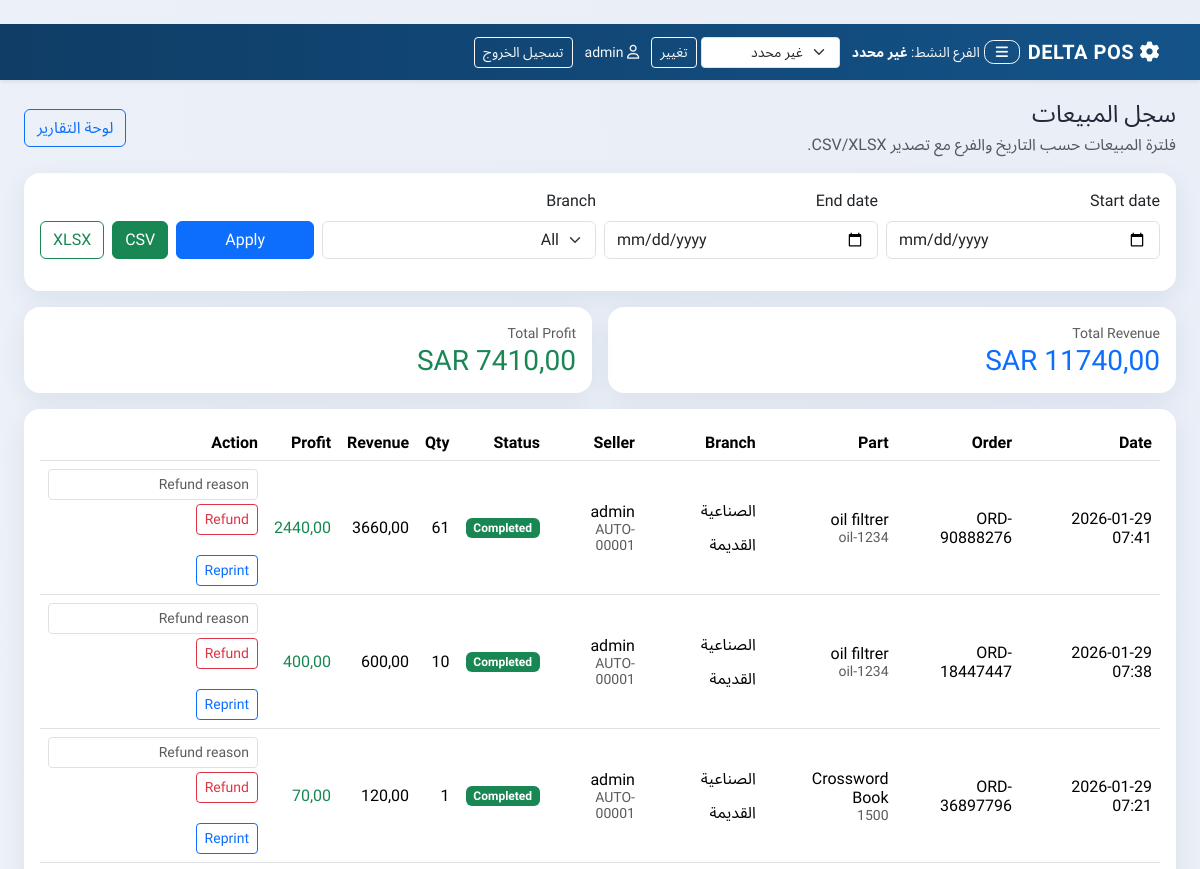
Page /inventory/history/ (signed in, upper part) on the earlier database version.
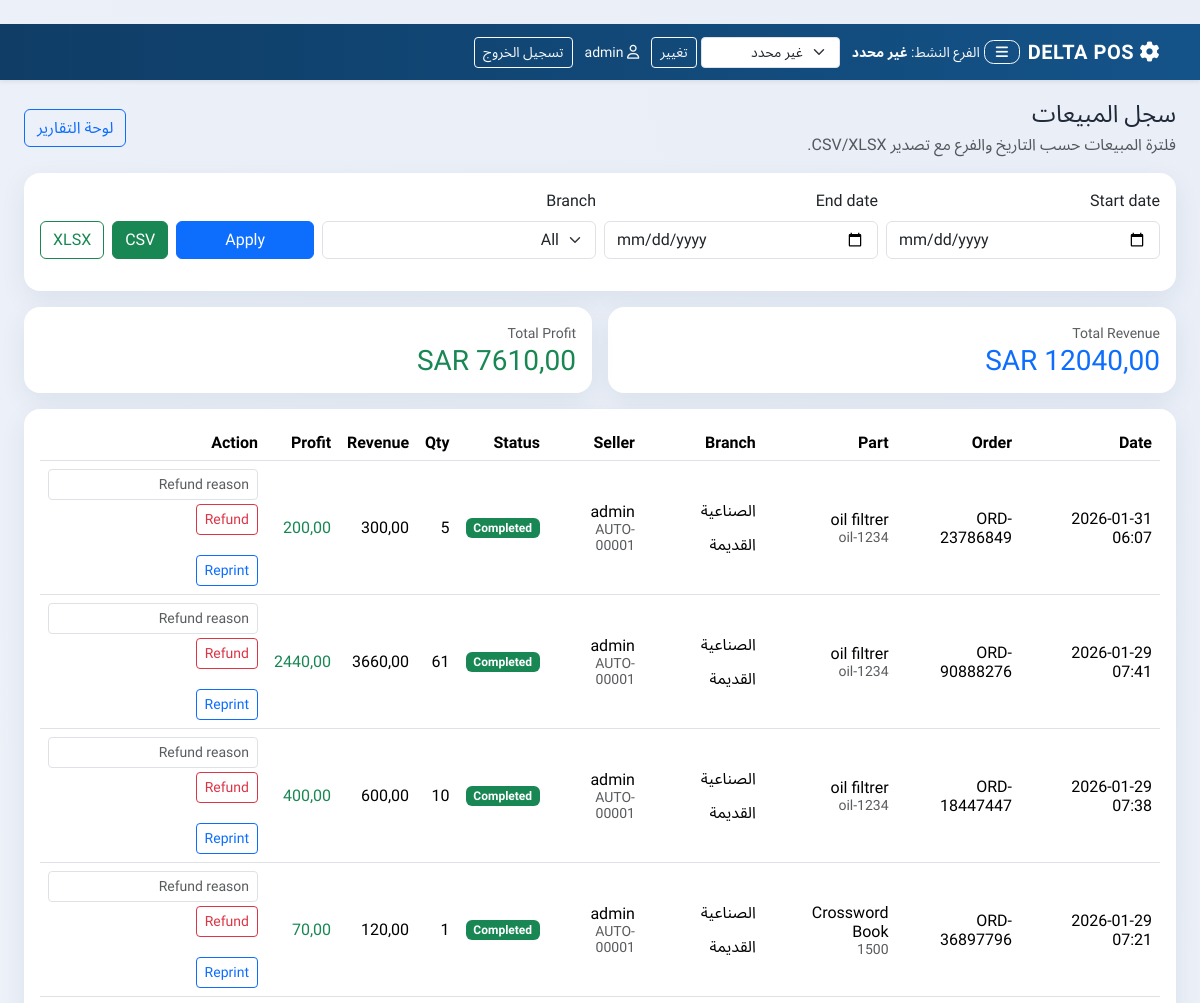
Same page on the later database version.
### inventory/models.py (models this page shows, shortened)
class Sale(models.Model):
    order = models.ForeignKey(Order, on_delete=models.CASCADE, null=True, related_name='items') # <--- LINKED
    part = models.ForeignKey(Part, on_delete=models.SET_NULL, null=True)
    branch = models.ForeignKey(Branch, on_delete=models.SET_NULL, null=True)
    seller = models.ForeignKey(User, on_delete=models.CASCADE)
    quantity = models.PositiveIntegerField(default=1)
    price_at_sale = models.DecimalField(
        max_digits=10,
        decimal_places=2,
        validators=[MinValueValidator(Decimal("0.00"))],
    )
    cost_at_sale = models.DecimalField(
        max_digits=10,
        decimal_places=2,
        default=0,
        validators=[MinValueValidator(Decimal("0.00"))],
    )
    date_sold = models.DateTimeField(default=timezone.now)
    is_refunded = models.BooleanField(default=False)
    class Meta:
        indexes = [
            models.Index(fields=["date_sold"]),
            models.Index(fields=["branch", "date_sold"]),
        ]
        constraints = [
            models.CheckConstraint(condition=Q(quantity__gt=0), name="sale_qty_gt_0"),
            models.CheckConstraint(condition=Q(price_at_sale__gte=0), name="sale_price_gte_0"),
            models.CheckConstraint(condition=Q(cost_at_sale__gte=0), name="sale_cost_gte_0"),
        ]
    @property
    def total_revenue(self):
        return self.price_at_sale * self.quantity
    @property
    def total_profit(self):
        if self.is_refunded:
            return Decimal("0.00")
        return (self.price_at_sale - self.cost_at_sale) * self.quantity

class Order(models.Model):
    order_id = models.CharField(max_length=20, unique=True, editable=False)
    created_at = models.DateTimeField(default=timezone.now)
    seller = models.ForeignKey(User, on_delete=models.CASCADE)
    branch = models.ForeignKey(Branch, on_delete=models.SET_NULL, null=True, blank=True, related_name="orders")
    customer = models.ForeignKey(Customer, on_delete=models.SET_NULL, null=True, blank=True)
    customer_email = models.EmailField(blank=True, null=True)
    subtotal = models.DecimalField(max_digits=12, decimal_places=2, default=0)
    vat_amount = models.DecimalField(max_digits=12, decimal_places=2, default=0)
    discount_amount = models.DecimalField(max_digits=12, decimal_places=2, default=0)
    grand_total = models.DecimalField(max_digits=12, decimal_places=2, default=0)
    class Meta:
        indexes = [
            models.Index(fields=["created_at"]),
            models.Index(fields=["branch", "created_at"]),
        ]
        constraints = [
            models.CheckConstraint(condition=Q(subtotal__gte=0), name="order_subtotal_gte_0"),
            models.CheckConstraint(condition=Q(vat_amount__gte=0), name="order_vat_gte_0"),
            models.CheckConstraint(condition=Q(discount_amount__gte=0), name="order_discount_gte_0"),
            models.CheckConstraint(condition=Q(grand_total__gte=0), name="order_grand_total_gte_0"),
        ]

class Part(models.Model):
    name = models.CharField(max_length=200)
    part_number = models.CharField(max_length=100, unique=True)
    barcode = models.CharField(max_length=100, blank=True, null=True)
    category = models.ForeignKey(Category, on_delete=models.SET_NULL, null=True)
    description = models.TextField(blank=True)
    image = models.ImageField(upload_to='parts_images/', blank=True, null=True)
    cost_price = models.DecimalField(
        max_digits=10,
        decimal_places=2,
        validators=[MinValueValidator(Decimal("0.00"))],
    )
    selling_price = models.DecimalField(
        max_digits=10,
        decimal_places=2,
        validators=[MinValueValidator(Decimal("0.00"))],
    )
    compatible_vehicles = models.ManyToManyField(Vehicle, blank=True)

class Branch(models.Model):
    name = models.CharField(max_length=50)
    code = models.CharField(max_length=10, unique=True)

class UserProfile(models.Model):
    class Roles(models.TextChoices):
        ADMIN = "admin", "Admin"
        MANAGER = "manager", "Manager"
        CASHIER = "cashier", "Cashier"
    user = models.OneToOneField(User, on_delete=models.CASCADE, related_name="profile")
    employee_id = models.CharField(max_length=50, unique=True)
    role = models.CharField(max_length=20, choices=Roles.choices, default=Roles.CASHIER)
    branch = models.ForeignKey(
        Branch,
        on_delete=models.SET_NULL,
        null=True,
        blank=True,
        related_name="staff",
        help_text="Default branch scope for non-manager users.",
    )
    class Meta:
        constraints = [
            models.CheckConstraint(
                condition=~Q(employee_id=""),
                name="userprofile_employee_id_not_blank",
            ),
        ]

### inventory/views.py (the view)
# urls.py: path("history/", views.sales_history, name="sales_history"),
@login_required
@manager_required
def sales_history(request):
    sales_query, start_date, end_date, current_branch = _sales_queryset_with_filters(request)
    totals = _sales_aggregates(sales_query)
    page_obj = Paginator(sales_query, 50).get_page(request.GET.get("page"))
    branches = _accessible_branches(request.user)
    context = {
        "sales": page_obj.object_list,
        "page_obj": page_obj,
        "total_revenue": totals["total_revenue"],
        "total_profit": totals["total_profit"],
        "branches": branches,
        "start_date": start_date,
        "end_date": end_date,
        "current_branch": int(current_branch) if current_branch and current_branch.isdigit() else None,
    }
    return render(request, "inventory/sales_history.html", context)

### inventory/views.py (called while the page is built)
def is_manager(user) -> bool:
    if not user.is_authenticated:
        return False
    if user.is_superuser:
        return True
    if user.groups.filter(name__in=["manager", "admin"]).exists():
        return True
    profile = _get_or_create_profile(user)
    return profile.role in {UserProfile.Roles.MANAGER, UserProfile.Roles.ADMIN}

def _scope_branch(queryset, user, field_name: str = "branch"):
    if is_manager(user):
        return queryset
    branch = _user_branch(user)
    if not branch:
        return queryset.none()
    return queryset.filter(**{field_name: branch})

def _accessible_branches(user):
    if is_manager(user):
        cache_key = "inventory:branches:all"
        cached = cache.get(cache_key)
        if cached is None:
            cached = list(Branch.objects.all().order_by("name"))
            cache.set(cache_key, cached, 300)
        return cached
    branch = _user_branch(user)
    if not branch:
        return []
    return [branch]

### inventory/templates/inventory/sales_history.html (shortened to what the changed rows need)
﻿{% extends 'inventory/base.html' %}
{% block content %}
<div class="container-fluid px-3 px-lg-4">
    <div class="d-flex flex-wrap justify-content-between align-items-center mb-3 gap-2">
        <div>
            <h1 class="h4 mb-1">سجل المبيعات</h1>
        </div>
    </div>
    <div class="card delta-card">
        <div class="card-body">
            <div class="table-responsive">
                <table class="table table-hover align-middle mb-0">
                    <thead>
                        <tr>
                            <th>Date</th>
                            <th>Order</th>
                            <th>Part</th>
                            <th>Branch</th>
                            <th>Seller</th>
                            <th>Status</th>
                            <th>Qty</th>
                            <th>Revenue</th>
                            <th>Profit</th>
                            <th>Action</th>
                        </tr>
                    </thead>
                    <tbody>
                    {% for sale in sales %}
                        <tr>
                            <td>{{ sale.date_sold|date:"Y-m-d H:i" }}</td>
                            <td>{{ sale.order.order_id|default:'-' }}</td>
                            <td>
                                {{ sale.part.name|default:'-' }}
                                {% if sale.part %}<div class="small text-muted">{{ sale.part.part_number }}</div>{% endif %}
                            </td>
                            <td>{{ sale.branch.name|default:'-' }}</td>
                            <td>
                                {{ sale.seller.username }}
                                <div class="small text-muted">{{ sale.seller.profile.employee_id|default:"-" }}</div>
                            </td>
                            <td>
                                {% if sale.is_refunded %}
                                    <span class="badge text-bg-danger">Refunded</span>
                                {% else %}
                                    <span class="badge text-bg-success">Completed</span>
                                {% endif %}
                            </td>
                            <td>{{ sale.quantity }}</td>
                            <td>{% if sale.is_refunded %}0.00{% else %}{{ sale.total_revenue|floatformat:2 }}{% endif %}</td>
                            <td class="{% if sale.total_profit < 0 %}text-danger{% else %}text-success{% endif %}">{{ sale.total_profit|floatformat:2 }}</td>
                            <td>
                                {% if not sale.is_refunded %}
                                    <form method="post" action="{% url 'refund_sale' sale.id %}" onsubmit="return confirm('Confirm refund for this sale?');">
                                        <input type="text" name="reason" class="form-control form-control-sm mb-1" placeholder="Refund reason" required>
                                        <button class="btn btn-sm btn-outline-danger">Refund</button>
                                    </form>
                                {% else %}
                                    <span class="text-muted small">N/A</span>
                                {% endif %}
                                {% if sale.order %}
                                    <a class="btn btn-sm btn-outline-primary mt-1" href="{% url 'receipt_view' sale.order.order_id %}">Reprint</a>
                                {% endif %}
                            </td>
                        </tr>
                    {% empty %}
                        <tr><td colspan="10" class="text-center py-5 text-muted">No sales for current filter.</td></tr>
                    {% endfor %}
                    </tbody>
                </table>
            </div>
        </div>
    </div>
</div>
{% endblock %}

Differences in the rows shown:
added Sale: date_sold "2026-01-31 06:07", order.order_id "ORD-23786849", part.name "oil filtrer", part.part_number "oil-1234", branch.name "الصناعية القديمة", seller.username "admin", seller.profile.employee_id "AUTO-00001", shows "Completed", quantity "5", total_revenue "300,00", total_profit "200,00", shows "Reprint"
